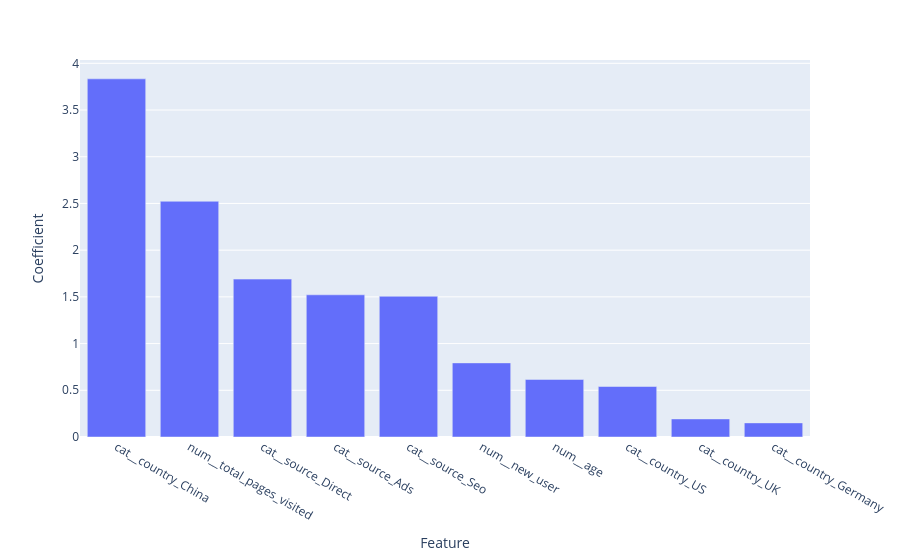

Write notebook code for a chart like this one.
### Code cell
# Plot coefficients
fig = px.bar(coef_df, x='Feature', y='Coefficient')
fig.show()

### Figure 1 — Plotly figure (JSON) as saved in the notebook; plotly's stock layout.template omitted (floating-point values rounded to 4 significant figures)
{"data": [{"hovertemplate": "Feature=%{x}<br>Coefficient=%{y}<extra></extra>", "legendgroup": "", "marker": {"color": "#636efa", "pattern": {"shape": ""}}, "name": "", "orientation": "v", "showlegend": false, "textposition": "auto", "type": "bar", "x": ["cat__country_China", "num__total_pages_visited", "cat__source_Direct", "cat__source_Ads", "cat__source_Seo", "num__new_user", "num__age", "cat__country_US", "cat__country_UK", "cat__country_Germany"], "xaxis": "x", "y": [3.834, 2.523, 1.69, 1.522, 1.506, 0.7934, 0.6161, 0.5406, 0.1934, 0.1511], "yaxis": "y"}], "layout": {"barmode": "relative", "legend": {"tracegroupgap": 0}, "margin": {"t": 60}, "xaxis": {"anchor": "y", "domain": [0, 1], "title": {"text": "Feature"}}, "yaxis": {"anchor": "x", "domain": [0, 1], "title": {"text": "Coefficient"}}}}
